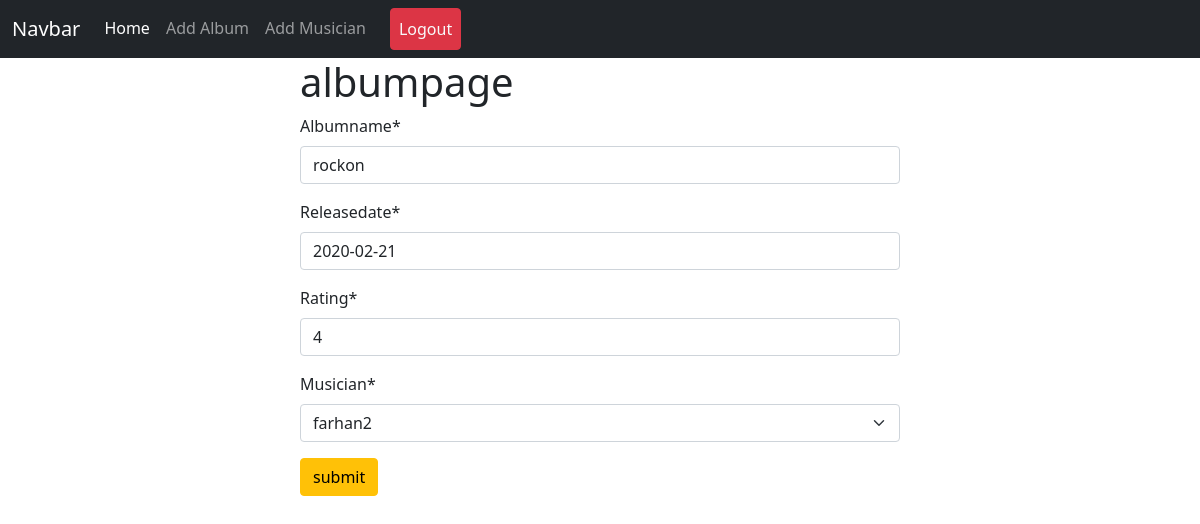
The page /album/edit/3/ (signed in) on the database its author committed.
### album/models.py (models this page shows, shortened)
class Album(models.Model):
    albumname= models.CharField(max_length=30)
    releasedate=models.DateField()
    Rating=models.IntegerField()
    musician=models.ForeignKey(Musician, on_delete=models.CASCADE)#one to many relationship

### album/views.py (the view)
# urls.py: path('edit/<int:id>/', views.EditAlbumView.as_view(), name='edit_album'),
class EditAlbumView(UpdateView):
        model=models.Album
        form_class= forms.Albumform
        template_name= 'add_album.html'
        pk_url_kwarg='id'
        success_url = reverse_lazy('homepage')

### album/forms.py
class Albumform(forms.ModelForm):
    class Meta:
        model= Album
        fields= '__all__'

### musician/models.py (called while the page is built)
    def __str__(self):
        return self.firstname

### album/templates/add_album.html (shortened to what this page needs)
{% extends "base.html" %}
{% load crispy_forms_tags %}
{% block content%}
<form style="width:50%; margin: auto" method ='post'>
    <h1>albumpage</h1>
{{form| crispy }}
<button class="btn btn-warning">submit</button>
</form>
{% endblock %}

### rows shown on the page
Album: albumname "rockon", releasedate "2020-02-21", Rating "4", musician "farhan2"
